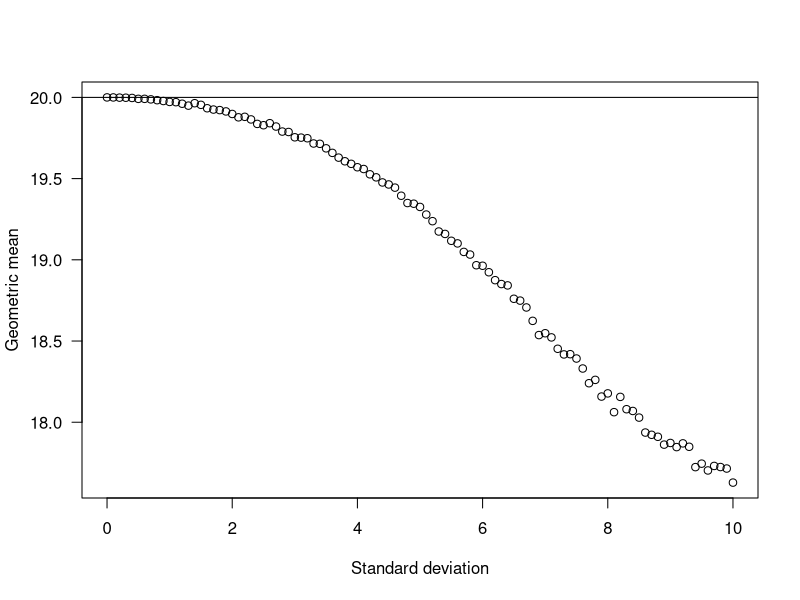
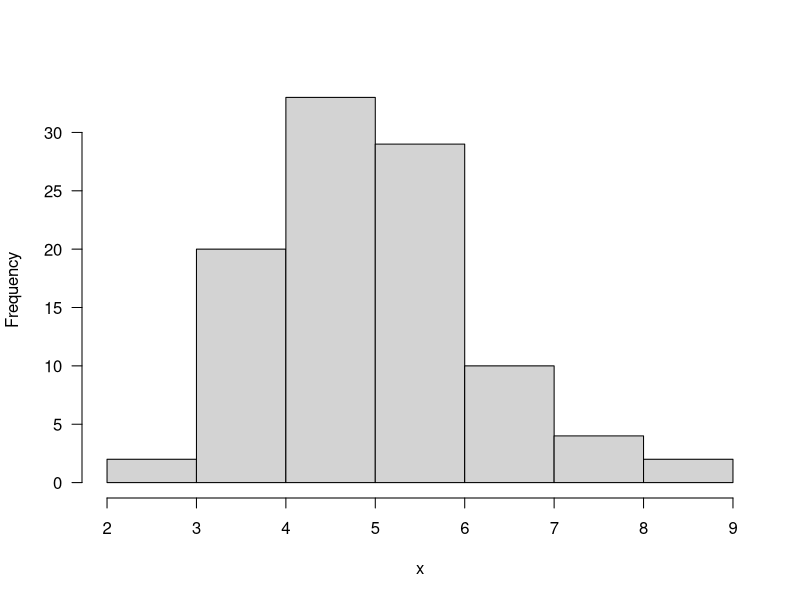
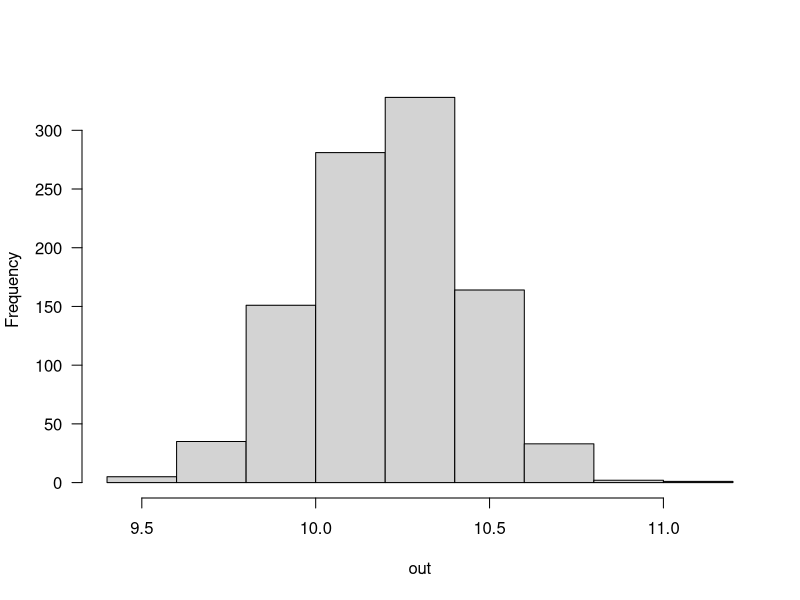
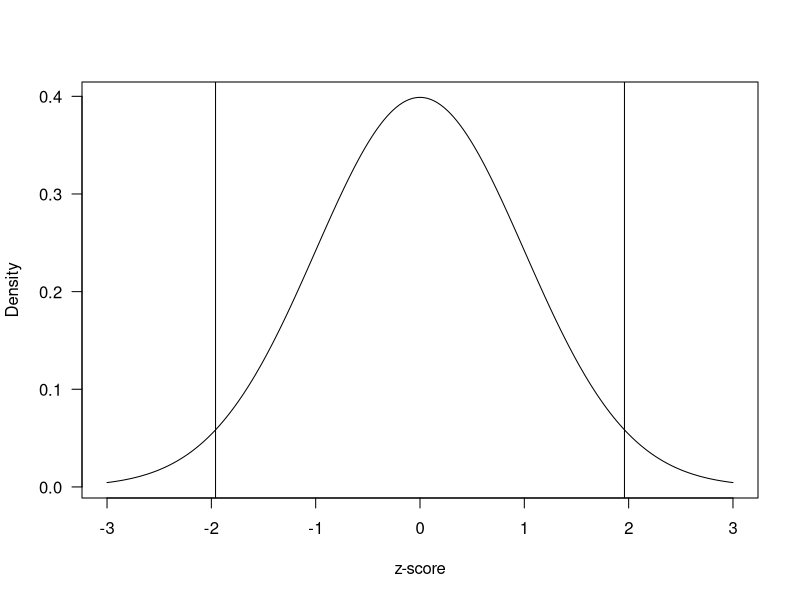
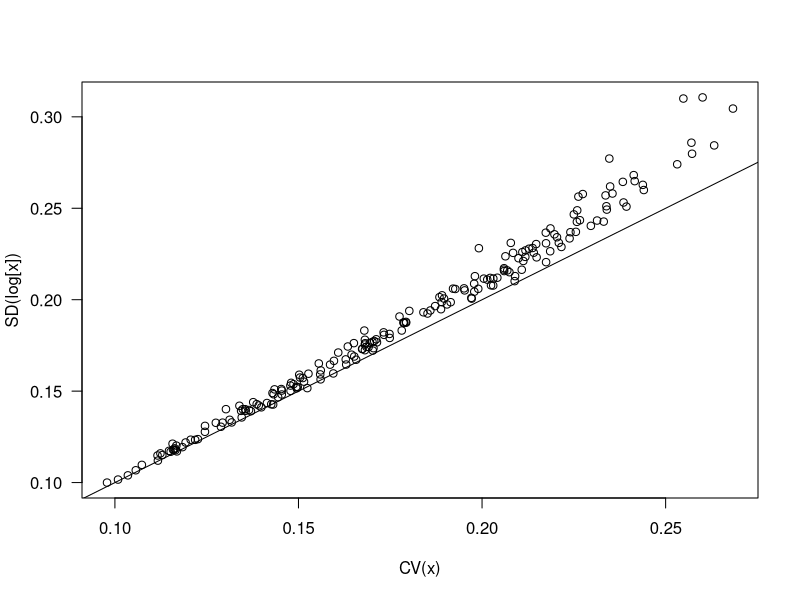

Write R code to recreate these figures, in order.
## ---- chunk 1
knitr::opts_chunk$set(echo = TRUE)
## ---- chunk 2
out = NULL
sdvals = seq(0, 10, 0.1)

for(i in 1:length(sdvals)){
d = rnorm(100000, 20, sd=sdvals[i])
d = d[which(d>0)]
out[i] = exp(mean(log(d)))
}

plot(sdvals, out, las=1,
     xlab="Standard deviation", ylab="Geometric mean")
abline(h=20)
## ---- chunk 3
log(1.1/1)
-log(1/1.1)
## ---- chunk 4
x = rnorm(n=100, mean=5, sd=1)
mean(x)
sd(x)
hist(x, las=1, main="")
## ---- chunk 5
set.seed(1)
x = rnorm(50, 10, 2)
se_x = sqrt(var(x)/length(x))
## ---- chunk 6
out = NULL
for(i in 1:1000){
  sample = sample(x, replace=TRUE)
  out[i] = mean(sample)
}
## ---- chunk 7
hist(out, las=1, main="")
sd(out)
## ---- chunk 8
se_x
## ---- chunk 9
quantile(out, c(0.025, 0.975))
## ---- chunk 10
qnorm(c(0.025, 0.975))
## ---- chunk 11
xx = seq(-3, 3, length.out=200)
yy = dnorm(xx)
plot(xx, yy, type="l", las=1, xlab="z-score", ylab="Density")
abline(v=qnorm(0.025))
abline(v=qnorm(0.975))
## ---- chunk 12
mean(x) - 1.96*se_x
mean(x) + 1.96*se_x
## ---- chunk 13
set.seed(1)
out = matrix(NA, nrow=200, ncol=2)
sdvals = runif(200, 2, 5)

for(i in 1:200){
x = rnorm(200, 20, sdvals[i])
cv = sd(x)/mean(x)
sd_log = sd(log(x))
out[i,1] = cv
out[i,2] = sd_log
}

plot(out[,1], out[,2], 
     xlab="CV(x)", 
     ylab="SD(log[x])", las=1)
lines(0:1, 0:1)
